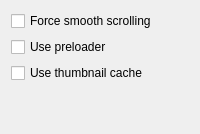
     <widget class="QWidget" name="tab_2">
      <attribute name="title">
       <string>Advanced</string>
      </attribute>
      <layout class="QVBoxLayout" name="verticalLayout_10">
       <item>
        <widget class="QCheckBox" name="forceSmoothScrollCheckBox">
         <property name="toolTip">
          <string>Check this if you dont have smooth scrolling in thumbnail panel</string>
         </property>
         <property name="text">
          <string>Force smooth scrolling</string>
         </property>
        </widget>
       </item>
       <item>
        <widget class="QCheckBox" name="usePreloaderCheckBox">
         <property name="toolTip">
          <string>Preload the next/previous image. Results in a much faster image switching (at the expense of wasting more RAM).</string>
         </property>
         <property name="text">
          <string>Use preloader</string>
         </property>
        </widget>
       </item>
       <item>
        <widget class="QCheckBox" name="useThumbnailCacheCheckBox">
         <property name="toolTip">
          <string>Cache is stored at ~.cache/qimgv/</string>
         </property>
         <property name="text">
          <string>Use thumbnail cache</string>
         </property>
        </widget>
       </item>
       <item>
        <spacer name="verticalSpacer_6">
         <property name="orientation">
          <enum>Qt::Vertical</enum>
         </property>
         <property name="sizeHint" stdset="0">
          <size>
           <width>20</width>
           <height>40</height>
          </size>
         </property>
        </spacer>
       </item>
      </layout>
     </widget>
